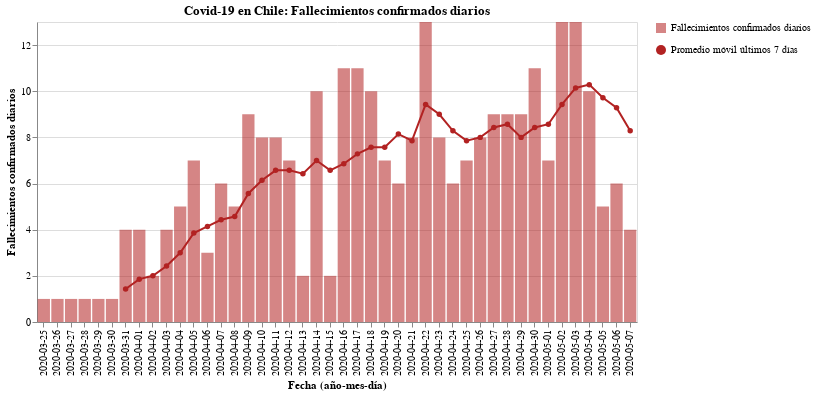

The notebook cell this image was saved under:
### Code cell
#hide_input
bars = alt.Chart(new_deaths).mark_bar(opacity=0.7, color='firebrick').encode(
    x = alt.X('Dates:N', axis=alt.Axis(title='Fecha (año-mes-día)')),
    y = alt.Y('New_deaths:Q', axis=alt.Axis(title='Fallecimientos confirmados diarios')),
    tooltip = ['Dates', 'New_deaths'],
    opacity=alt.Opacity('Fallecimientos confirmados diarios', legend=alt.Legend(title=""))
)

line = alt.Chart(new_deaths).mark_line(point={
      "filled": True,
      "fill": "firebrick"
    }, color='firebrick').encode(
    x=alt.X('Dates:N', axis=alt.Axis(title='Fecha (año-mes-día)')),
    y = alt.Y('Rolling:Q'),
    shape=alt.Shape('Promedio móvil últimos 7 días', legend=alt.Legend(title=""))
)

(bars + line).properties(
    title='Covid-19 en Chile: Fallecimientos confirmados diarios',
    width=600
)

### Figure 1 — Vega-Lite specification as saved in the notebook (floating-point values rounded to 4 significant figures)
{"config": {"view": {"continuousWidth": 400, "continuousHeight": 300}}, "layer": [{"mark": {"type": "bar", "color": "firebrick", "opacity": 0.7}, "encoding": {"opacity": {"type": "nominal", "field": "Fallecimientos confirmados diarios", "legend": {"title": ""}}, "tooltip": [{"type": "nominal", "field": "Dates"}, {"type": "quantitative", "field": "New_deaths"}], "x": {"type": "nominal", "axis": {"title": "Fecha (año-mes-día)"}, "field": "Dates"}, "y": {"type": "quantitative", "axis": {"title": "Fallecimientos confirmados diarios"}, "field": "New_deaths"}}}, {"mark": {"type": "line", "color": "firebrick", "point": {"filled": true, "fill": "firebrick"}}, "encoding": {"shape": {"type": "nominal", "field": "Promedio móvil últimos 7 días", "legend": {"title": ""}}, "x": {"type": "nominal", "axis": {"title": "Fecha (año-mes-día)"}, "field": "Dates"}, "y": {"type": "quantitative", "field": "Rolling"}}}], "data": {"name": "data-a284f7e395e7bdce30d05750430b668a"}, "title": "Covid-19 en Chile: Fallecimientos confirmados diarios", "width": 600, "$schema": "https://vega.github.io/schema/vega-lite/v4.8.1.json", "datasets": {"data-a284f7e395e7bdce30d05750430b668a": [{"Dates": "2020-03-25", "New_deaths": 1, "Rolling": null, "Fallecimientos confirmados diarios": "Fallecimientos confirmados diarios", "Promedio móvil últimos 7 días": "Promedio móvil últimos 7 días"}, {"Dates": "2020-03-26", "New_deaths": 1, "Rolling": null, "Fallecimientos confirmados diarios": "Fallecimientos confirmados diarios", "Promedio móvil últimos 7 días": "Promedio móvil últimos 7 días"}, {"Dates": "2020-03-27", "New_deaths": 1, "Rolling": null, "Fallecimientos confirmados diarios": "Fallecimientos confirmados diarios", "Promedio móvil últimos 7 días": "Promedio móvil últimos 7 días"}, {"Dates": "2020-03-28", "New_deaths": 1, "Rolling": null, "Fallecimientos confirmados diarios": "Fallecimientos confirmados diarios", "Promedio móvil últimos 7 días": "Promedio móvil últimos 7 días"}, {"Dates": "2020-03-29", "New_deaths": 1, "Rolling": null, "Fallecimientos confirmados diarios": "Fallecimientos confirmados diarios", "Promedio móvil últimos 7 días": "Promedio móvil últimos 7 días"}, {"Dates": "2020-03-30", "New_deaths": 1, "Rolling": null, "Fallecimientos confirmados diarios": "Fallecimientos confirmados diarios", "Promedio móvil últimos 7 días": "Promedio móvil últimos 7 días"}, {"Dates": "2020-03-31", "New_deaths": 4, "Rolling": 1.429, "Fallecimientos confirmados diarios": "Fallecimientos confirmados diarios", "Promedio móvil últimos 7 días": "Promedio móvil últimos 7 días"}, {"Dates": "2020-04-01", "New_deaths": 4, "Rolling": 1.857, "Fallecimientos confirmados diarios": "Fallecimientos confirmados diarios", "Promedio móvil últimos 7 días": "Promedio móvil últimos 7 días"}, {"Dates": "2020-04-02", "New_deaths": 2, "Rolling": 2.0, "Fallecimientos confirmados diarios": "Fallecimientos confirmados diarios", "Promedio móvil últimos 7 días": "Promedio móvil últimos 7 días"}, {"Dates": "2020-04-03", "New_deaths": 4, "Rolling": 2.429, "Fallecimientos confirmados diarios": "Fallecimientos confirmados diarios", "Promedio móvil últimos 7 días": "Promedio móvil últimos 7 días"}, {"Dates": "2020-04-04", "New_deaths": 5, "Rolling": 3.0, "Fallecimientos confirmados diarios": "Fallecimientos confirmados diarios", "Promedio móvil últimos 7 días": "Promedio móvil últimos 7 días"}, {"Dates": "2020-04-05", "New_deaths": 7, "Rolling": 3.857, "Fallecimientos confirmados diarios": "Fallecimientos confirmados diarios", "Promedio móvil últimos 7 días": "Promedio móvil últimos 7 días"}, {"Dates": "2020-04-06", "New_deaths": 3, "Rolling": 4.143, "Fallecimientos confirmados diarios": "Fallecimientos confirmados diarios", "Promedio móvil últimos 7 días": "Promedio móvil últimos 7 días"}, {"Dates": "2020-04-07", "New_deaths": 6, "Rolling": 4.429, "Fallecimientos confirmados diarios": "Fallecimientos confirmados diarios", "Promedio móvil últimos 7 días": "Promedio móvil últimos 7 días"}, {"Dates": "2020-04-08", "New_deaths": 5, "Rolling": 4.571, "Fallecimientos confirmados diarios": "Fallecimientos confirmados diarios", "Promedio móvil últimos 7 días": "Promedio móvil últimos 7 días"}, {"Dates": "2020-04-09", "New_deaths": 9, "Rolling": 5.571, "Fallecimientos confirmados diarios": "Fallecimientos confirmados diarios", "Promedio móvil últimos 7 días": "Promedio móvil últimos 7 días"}, {"Dates": "2020-04-10", "New_deaths": 8, "Rolling": 6.143, "Fallecimientos confirmados diarios": "Fallecimientos confirmados diarios", "Promedio móvil últimos 7 días": "Promedio móvil últimos 7 días"}, {"Dates": "2020-04-11", "New_deaths": 8, "Rolling": 6.571, "Fallecimientos confirmados diarios": "Fallecimientos confirmados diarios", "Promedio móvil últimos 7 días": "Promedio móvil últimos 7 días"}, {"Dates": "2020-04-12", "New_deaths": 7, "Rolling": 6.571, "Fallecimientos confirmados diarios": "Fallecimientos confirmados diarios", "Promedio móvil últimos 7 días": "Promedio móvil últimos 7 días"}, {"Dates": "2020-04-13", "New_deaths": 2, "Rolling": 6.429, "Fallecimientos confirmados diarios": "Fallecimientos confirmados diarios", "Promedio móvil últimos 7 días": "Promedio móvil últimos 7 días"}, {"Dates": "2020-04-14", "New_deaths": 10, "Rolling": 7.0, "Fallecimientos confirmados diarios": "Fallecimientos confirmados diarios", "Promedio móvil últimos 7 días": "Promedio móvil últimos 7 días"}, {"Dates": "2020-04-15", "New_deaths": 2, "Rolling": 6.571, "Fallecimientos confirmados diarios": "Fallecimientos confirmados diarios", "Promedio móvil últimos 7 días": "Promedio móvil últimos 7 días"}, {"Dates": "2020-04-16", "New_deaths": 11, "Rolling": 6.857, "Fallecimientos confirmados diarios": "Fallecimientos confirmados diarios", "Promedio móvil últimos 7 días": "Promedio móvil últimos 7 días"}, {"Dates": "2020-04-17", "New_deaths": 11, "Rolling": 7.286, "Fallecimientos confirmados diarios": "Fallecimientos confirmados diarios", "Promedio móvil últimos 7 días": "Promedio móvil últimos 7 días"}, {"Dates": "2020-04-18", "New_deaths": 10, "Rolling": 7.571, "Fallecimientos confirmados diarios": "Fallecimientos confirmados diarios", "Promedio móvil últimos 7 días": "Promedio móvil últimos 7 días"}, {"Dates": "2020-04-19", "New_deaths": 7, "Rolling": 7.571, "Fallecimientos confirmados diarios": "Fallecimientos confirmados diarios", "Promedio móvil últimos 7 días": "Promedio móvil últimos 7 días"}, {"Dates": "2020-04-20", "New_deaths": 6, "Rolling": 8.143, "Fallecimientos confirmados diarios": "Fallecimientos confirmados diarios", "Promedio móvil últimos 7 días": "Promedio móvil últimos 7 días"}, {"Dates": "2020-04-21", "New_deaths": 8, "Rolling": 7.857, "Fallecimientos confirmados diarios": "Fallecimientos confirmados diarios", "Promedio móvil últimos 7 días": "Promedio móvil últimos 7 días"}, {"Dates": "2020-04-22", "New_deaths": 13, "Rolling": 9.429, "Fallecimientos confirmados diarios": "Fallecimientos confirmados diarios", "Promedio móvil últimos 7 días": "Promedio móvil últimos 7 días"}, {"Dates": "2020-04-23", "New_deaths": 8, "Rolling": 9.0, "Fallecimientos confirmados diarios": "Fallecimientos confirmados diarios", "Promedio móvil últimos 7 días": "Promedio móvil últimos 7 días"}, {"Dates": "2020-04-24", "New_deaths": 6, "Rolling": 8.286, "Fallecimientos confirmados diarios": "Fallecimientos confirmados diarios", "Promedio móvil últimos 7 días": "Promedio móvil últimos 7 días"}, {"Dates": "2020-04-25", "New_deaths": 7, "Rolling": 7.857, "Fallecimientos confirmados diarios": "Fallecimientos confirmados diarios", "Promedio móvil últimos 7 días": "Promedio móvil últimos 7 días"}, {"Dates": "2020-04-26", "New_deaths": 8, "Rolling": 8.0, "Fallecimientos confirmados diarios": "Fallecimientos confirmados diarios", "Promedio móvil últimos 7 días": "Promedio móvil últimos 7 días"}, {"Dates": "2020-04-27", "New_deaths": 9, "Rolling": 8.429, "Fallecimientos confirmados diarios": "Fallecimientos confirmados diarios", "Promedio móvil últimos 7 días": "Promedio móvil últimos 7 días"}, {"Dates": "2020-04-28", "New_deaths": 9, "Rolling": 8.571, "Fallecimientos confirmados diarios": "Fallecimientos confirmados diarios", "Promedio móvil últimos 7 días": "Promedio móvil últimos 7 días"}, {"Dates": "2020-04-29", "New_deaths": 9, "Rolling": 8.0, "Fallecimientos confirmados diarios": "Fallecimientos confirmados diarios", "Promedio móvil últimos 7 días": "Promedio móvil últimos 7 días"}, {"Dates": "2020-04-30", "New_deaths": 11, "Rolling": 8.429, "Fallecimientos confirmados diarios": "Fallecimientos confirmados diarios", "Promedio móvil últimos 7 días": "Promedio móvil últimos 7 días"}, {"Dates": "2020-05-01", "New_deaths": 7, "Rolling": 8.571, "Fallecimientos confirmados diarios": "Fallecimientos confirmados diarios", "Promedio móvil últimos 7 días": "Promedio móvil últimos 7 días"}, {"Dates": "2020-05-02", "New_deaths": 13, "Rolling": 9.429, "Fallecimientos confirmados diarios": "Fallecimientos confirmados diarios", "Promedio móvil últimos 7 días": "Promedio móvil últimos 7 días"}, {"Dates": "2020-05-03", "New_deaths": 13, "Rolling": 10.14, "Fallecimientos confirmados diarios": "Fallecimientos confirmados diarios", "Promedio móvil últimos 7 días": "Promedio móvil últimos 7 días"}, {"Dates": "2020-05-04", "New_deaths": 10, "Rolling": 10.29, "Fallecimientos confirmados diarios": "Fallecimientos confirmados diarios", "Promedio móvil últimos 7 días": "Promedio móvil últimos 7 días"}, {"Dates": "2020-05-05", "New_deaths": 5, "Rolling": 9.714, "Fallecimientos confirmados diarios": "Fallecimientos confirmados diarios", "Promedio móvil últimos 7 días": "Promedio móvil últimos 7 días"}, {"Dates": "2020-05-06", "New_deaths": 6, "Rolling": 9.286, "Fallecimientos confirmados diarios": "Fallecimientos confirmados diarios", "Promedio móvil últimos 7 días": "Promedio móvil últimos 7 días"}, {"Dates": "2020-05-07", "New_deaths": 4, "Rolling": 8.286, "Fallecimientos confirmados diarios": "Fallecimientos confirmados diarios", "Promedio móvil últimos 7 días": "Promedio móvil últimos 7 días"}]}}
